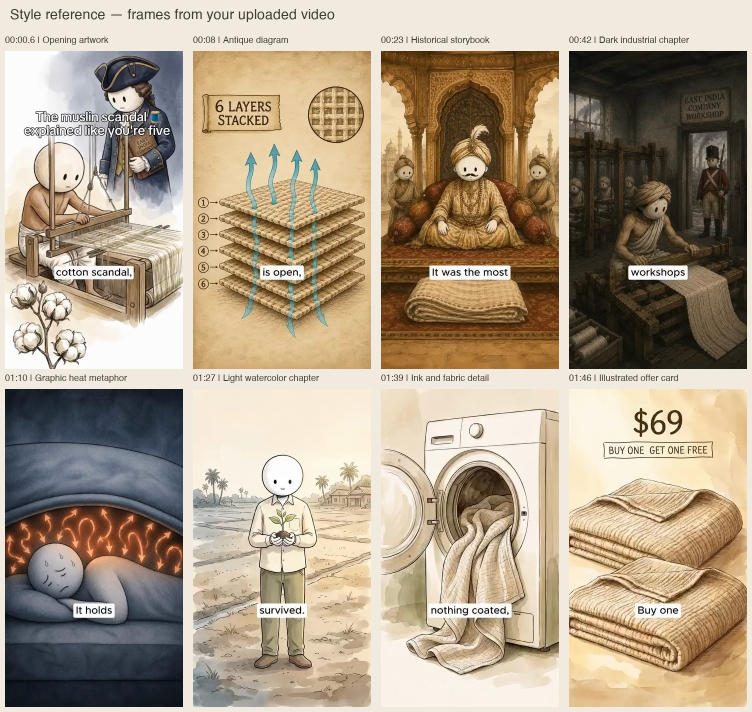
#> input picture skills/course-src/03 - finn-xplains-video/finn-xplains-video/references/reference-frames.jpg, 1504 x 1424 px (shown at 1/2 size)
$ python thumb.py '../skills/course-src/03 - finn-xplains-video/finn-xplains-video/references/reference-frames.jpg'
#> lines starting #> are read from the running program, lines starting #| are printed output that depends on the picture
"""Make small thumbnails so an agent can Read a frame without blowing its context.
Usage: thumb.py <image|mp4> [...] [--size 540] [--frames 5]   -> writes <name>_thumb.jpg (image) or <name>_qcstrip.jpg (video, N frames in a row)
"""
import pathlib, subprocess, sys
from PIL import Image
a = sys.argv[1:]
size = int(a[a.index("--size") + 1]) if "--size" in a else 540
nfr = int(a[a.index("--frames") + 1]) if "--frames" in a else 5
for x in [p for p in a if not p.startswith("--") and p not in (str(size), str(nfr))]:
    p = pathlib.Path(x)
    if p.suffix.lower() in (".mp4", ".mov"):
        out = p.with_name(p.stem + "_qcstrip.jpg")
        dur = float(subprocess.run(["ffprobe", "-v", "error", "-show_entries", "format=duration", "-of", "csv=p=0", str(p)], capture_output=True, text=True).stdout)
        frs = []
        for i in range(nfr):
            f = p.with_name(f"{p.stem}_t{i}.jpg")
            subprocess.run(["ffmpeg", "-v", "error", "-y", "-ss", f"{dur*(i+0.5)/nfr:.2f}", "-i", str(p), "-frames:v", "1", "-vf", "scale=320:-2", str(f)], check=True)
            frs.append(Image.open(f))
        w, h = frs[0].size; sheet = Image.new("RGB", (w * nfr, h))
        for i, fr in enumerate(frs): sheet.paste(fr, (i * w, 0)); p.with_name(f"{p.stem}_t{i}.jpg").unlink()
        sheet.save(out, quality=85)
    else:
        out = p.with_name(p.stem + "_thumb.jpg")
        im = Image.open(p).convert("RGB"); im.thumbnail((size, size)); im.save(out, quality=85)
#> further down, im is the input picture: PIL image 1504x1424 RGB; mean R, G, B 173.5, 158, 136.7
#> after `im.thumbnail((size, size))`:
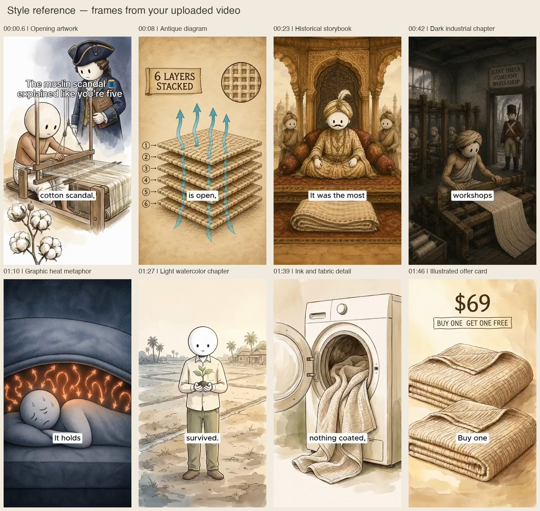
#> im: PIL image 540x511 RGB; mean R, G, B 173.5, 158, 136.7
    print(out)
